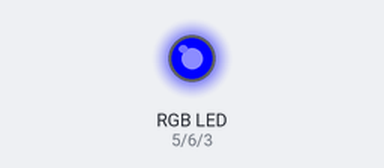
Recording of a sketch running on a simulated Arduino Uno, built with avr-gcc and run on an emulated ATmega328P. Shown: an RGB LED mixed from three pins (HIGH = lit).

Above: at 0.1 s.
Timing chart, 0 to 1.6 s (numbered marks = the images above):
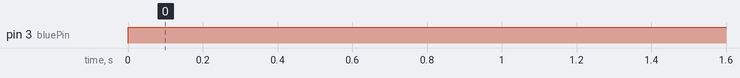

Measured:
- by itself, pin 3 (bluePin): LOW → HIGH at 0.00 s

The sketch:

rgb.ino
```cpp
int redPin= 5;
int greenPin = 6;
int bluePin = 3;
void setup() {
  pinMode(redPin, OUTPUT);
  pinMode(greenPin, OUTPUT);
  pinMode(bluePin, OUTPUT);
}
void loop() {
  setColor(0, 0,255); // Red Color
  delay(1000);

}
void setColor(int redValue, int greenValue, int blueValue) {
  analogWrite(redPin, redValue);
  analogWrite(greenPin, greenValue);
  analogWrite(bluePin, blueValue);
}
```
